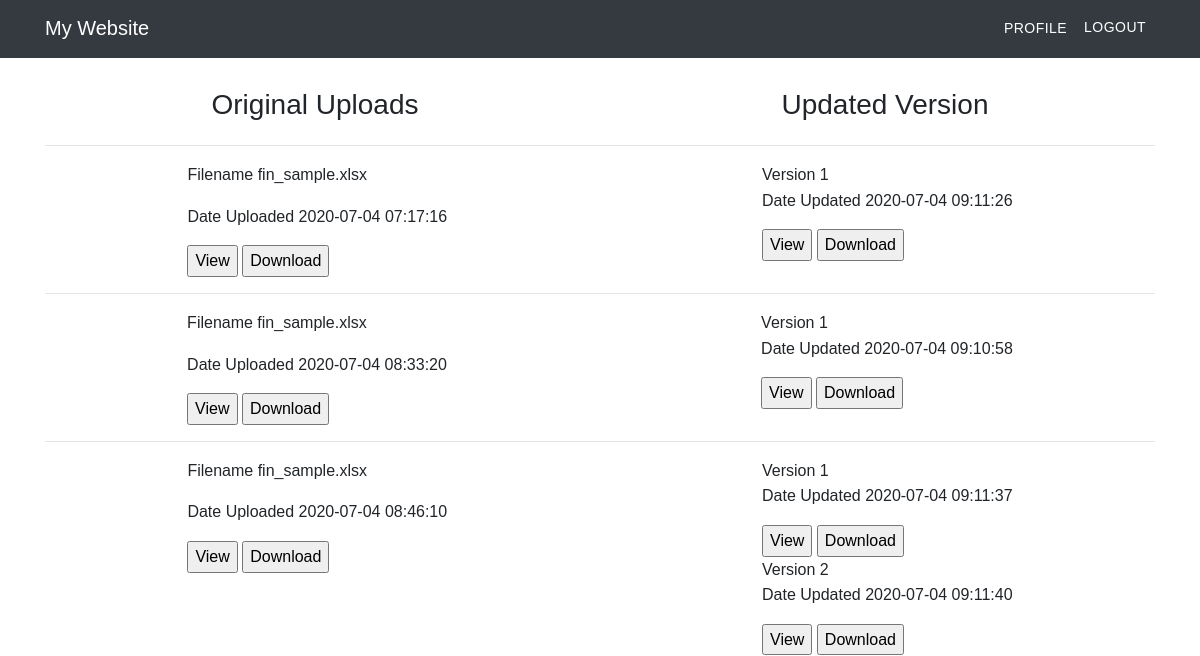
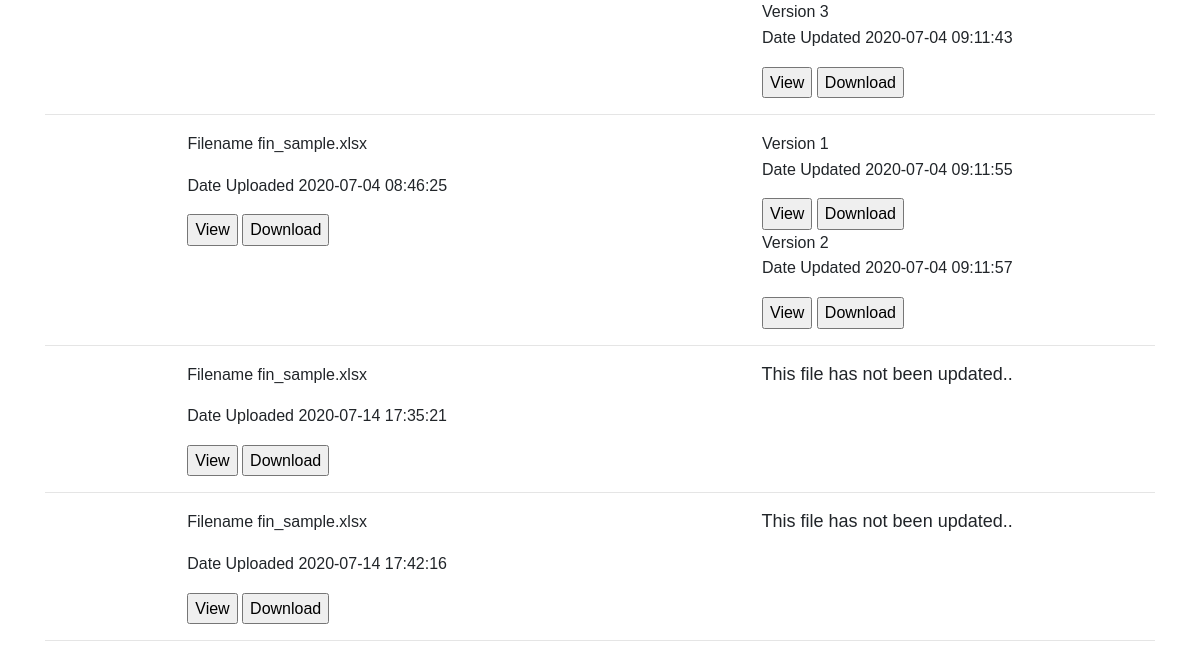
The page /profile/aftab1 (signed in) on the database as committed earlier (2 pictures, top to bottom).
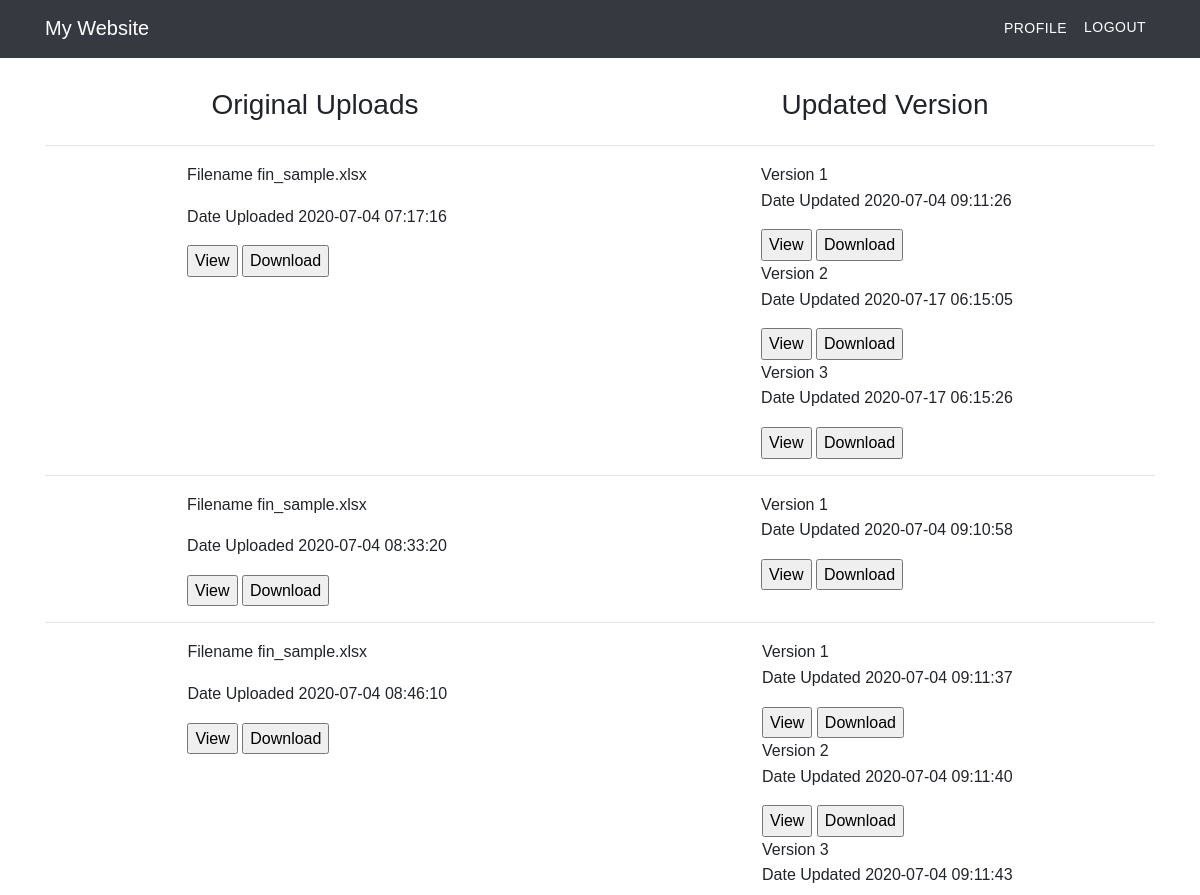
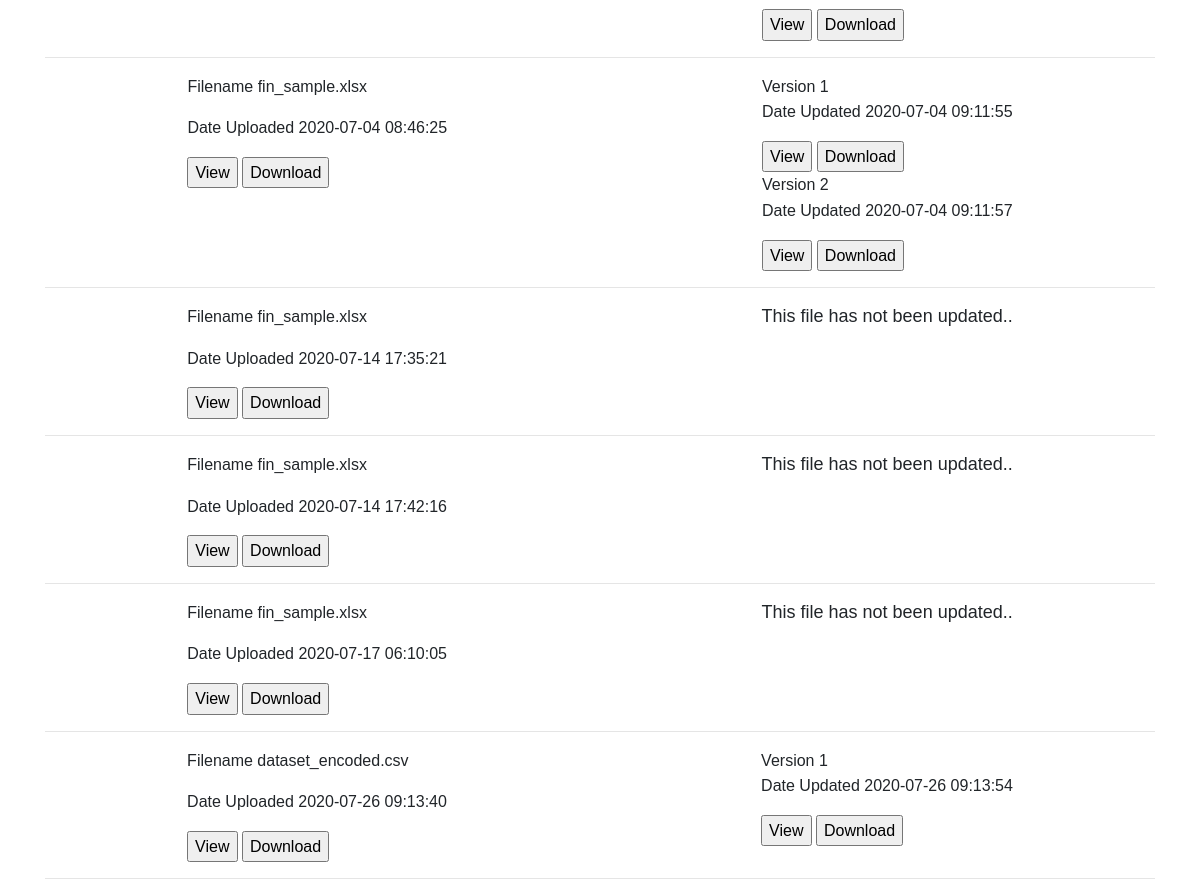
The same page on the database as committed later (2 pictures, top to bottom).
### app/blueprints/api/models.py (models this page shows, shortened)
class BaseFile(Base):
	__abstract__ = True
	filename = db.Column(db.String(150), nullable=False)
	public_id = db.Column(db.String(40), unique=True)
	directory = db.Column(db.String, nullable=False)

class File(BaseFile):
	user_id = db.Column(db.Integer, db.ForeignKey('user.id'))
	heading = db.relationship('Heading', backref='file', lazy=True)
	updated_files = db.relationship('UpdatedFile', backref='file', lazy=True)

class UpdatedFile(BaseFile):
	user_id = db.Column(db.Integer, db.ForeignKey('user.id'))
	file_id = db.Column(db.Integer, db.ForeignKey('file.id'))

### app/blueprints/auth/routes.py (the view)
@auth.route('/profile/<user>')
@login_required
def profile(user):
	all_file_list = get_user_files(current_user)
	print(all_file_list)
	return render_template("account.html", files=all_file_list)

### app/blueprints/auth/models.py (called while the page is built)
@login.user_loader
def load_user(user_id):
    return User.query.get(user_id)

### app/templates/account.html (shortened to what this page needs)
{% extends "base.html" %}
{% block contents %}
  <div class="account-heading row justify-content-around">
      <div class="col-xs-6">
        <h3>Original Uploads</h3>
      </div>
      <div class="col-xs-6">
        <h3>Updated Version</h3>
      </div>
    </div>
    <hr>
  {% for d in files %}
    <div class="row justify-content-around">
      <div class="col-xs-6">
        <p>Filename {{ d['filename']  }}</p>
        <p>  Date Uploaded {{ d['date_created']  }} </p>
        <input id="{{ d['file_id'] }}" type="button" value="View" class="modifyBtn">
        <input id="" type="button" value="Download" class="">
      </div>
      <div class="col-xs-6 d-flex flex-column">
      {% if d['updated_versions'] %}
          {% for f in d['updated_versions'] %}
            <p>
                Version {{ f['version']  }} <br>
                Date Updated {{ f['date_created']  }}
            </p>
            <div>
              <input id="{{ f['file_id'] }}" type="button" value="View" class="modifyBtn">
              <input id="" type="button" value="Download" class="">
            </div>
          {% endfor %}
        {% else %}
        <p style="font-size: 18px;">This file has not been updated.. </p>
        {% endif %}
      </div>
    </div>
    <hr>
  {% endfor %}
{% endblock %}

### app/templates/base.html (shortened to what this page needs)
<!doctype html>
<html lang="en">
  <head>
    <link rel="stylesheet" href="https://stackpath.bootstrapcdn.com/bootstrap/4.5.0/css/bootstrap.min.css">
    <link rel="stylesheet" href="{{ url_for('static', filename='jqueryui/jquery-ui.css') }}"/>
    <link rel="stylesheet" href="{{ url_for('static', filename='jqueryui/jquery-ui.structure.css') }}" />
    <link rel="stylesheet" href="{{ url_for('static', filename='jqueryui/jquery-ui.theme.css') }}" />
    <link rel="stylesheet" type="text/css" href="{{ url_for('static',filename='css/style.css') }}" />
  </head>
  <body>
    <header id="main-header">
      <nav class="navbar navbar-expand-md bg-dark navbar-dark">
        <div class="container">
          <a class="navbar-brand" href="{{ url_for('main.home') }}">My Website</a>
          <div class="collapse navbar-collapse" id="collapsibleNavbar">
            <ul class="navbar-nav ml-auto">
              {% if current_user.is_anonymous %}
                <li class="nav-item">
                  <a class="nav-link" href="{{ url_for('auth.login') }}">Login</a>
                </li>
                <li class="nav-item">
                  <a class="nav-link" href="{{ url_for('auth.register') }}">Register</a>
                </li>
              {% else %}
                <li class="nav-item">
                  <a class="nav-link" href="{{ url_for('auth.profile', user=current_user.username) }}">Profile</a>
                </li>
                <li class="nav-item">
                  <button  type="button" class="btn btn-link nav-link" data-toggle="modal" data-target="#exampleModalCenter">
                  Logout
                  </button>
                </li>
              {% endif %}
            </ul>
          </div>
        </div>
      </nav>
    </header>
    <div class="container">
    {% block contents %}
    {% endblock %}
  </div>
</body>
</html>

### app/static/css/style.css (style rules this page uses)
body { background-color: #fff; color:#212529; font-family:Arial,Helvetica, sans-serif; font-size:16px; line-height: 1.6em; }
.navbar .navbar-nav .nav-item .nav-link { color: #fff; text-decoration: none; text-transform: uppercase; font-size:14px; font-weight: 500; letter-spacing: 0.033em; transition-property: color; transition-delay: .3s; transition-timing-function: ease; }
div.account-heading { margin-top: 30px; }

Rows that differ between the two databases and show on the page:
added UpdatedFile: version "2", date_created "2020-07-17 06:15:05", shown under File (number 1 of 8 on the later page)
added UpdatedFile: version "3", date_created "2020-07-17 06:15:26", shown under File (number 1 of 8 on the later page)
added File: filename "fin_sample.xlsx", date_created "2020-07-17 06:10:05", shows "This file has not been updated.."
added File: filename "dataset_encoded.csv", date_created "2020-07-26 09:13:40"
added UpdatedFile: version "1", date_created "2020-07-26 09:13:54", shown under "dataset_encoded.csv"
